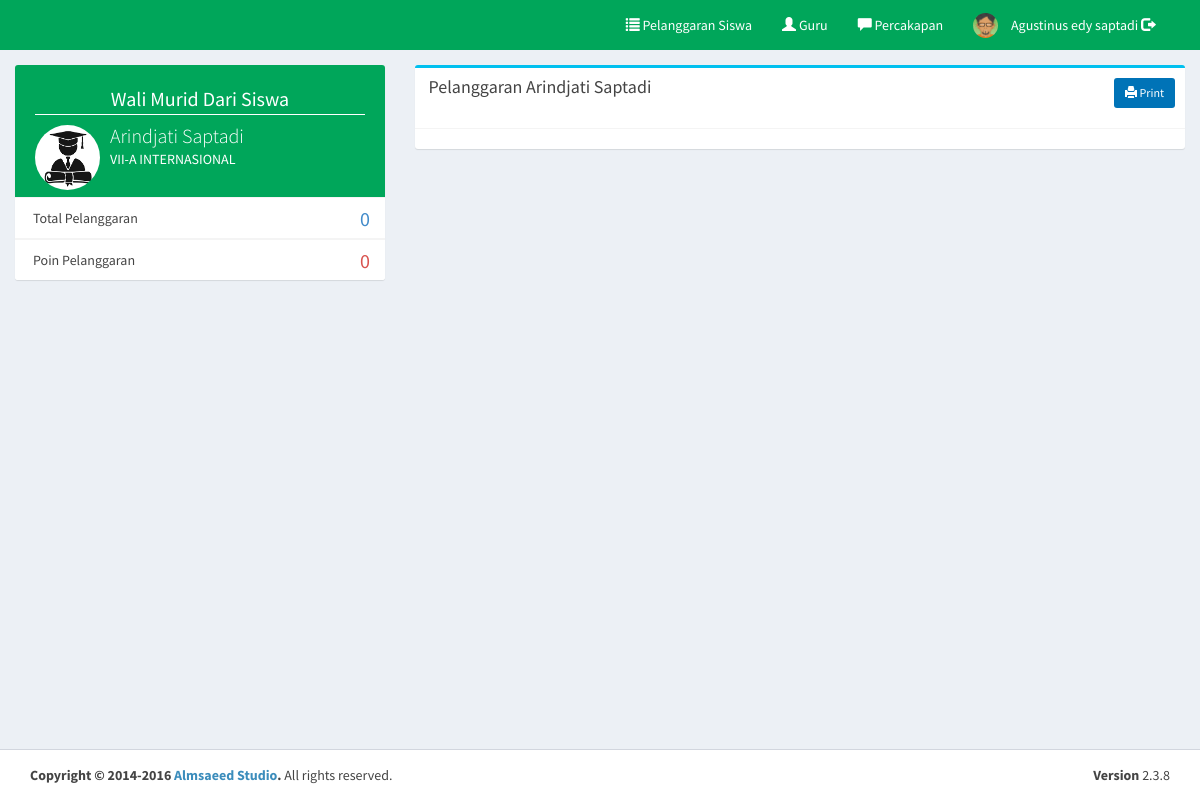
The page /walimurid/main (signed in) on the database its author committed.
### tables this page shows
CREATE TABLE `orangtua` (
  `c_orangtua` varchar(10) NOT NULL,
  `c_siswa` varchar(10) NOT NULL,
  `nama` varchar(50) NOT NULL,
  `username` varchar(30) NOT NULL,
  `password` varchar(30) NOT NULL
);

CREATE TABLE `siswa` (
  `c_siswa` varchar(10) NOT NULL,
  `c_kelas` varchar(10) NOT NULL,
  `nisn` varchar(20) NOT NULL,
  `nama` varchar(100) NOT NULL,
  `jk` varchar(1) NOT NULL,
  `alamat` varchar(150) NOT NULL,
  `tl` date NOT NULL
);

CREATE TABLE `kelas` (
  `c_kelas` varchar(10) NOT NULL,
  `kelas` varchar(60) NOT NULL
);

### php/config.php (called while the page is built, shortened)
<?php
$base='http://localhost/pointsiswa/';
$basewa='http://localhost/pointsiswa/walimurid/';
?>

### walimurid/view/pelanggaran.php (the view, shortened to what this page needs)
<div class="row">
  <div class="col-md-4">
    <div class="box box-widget widget-user-2">
      <div class="widget-user-header bg-green">
        <p class="text-center" style="font-size: 20px;border-bottom: 1px solid #fff;">Wali Murid Dari Siswa</p>
        <div class="widget-user-image">
          <img class="img-circle" src="<?php echo $base; ?>php/img/siswa.png" alt="User Avatar">
        </div>
        <h4 class="widget-user-username" style="font-size: 20px;"><?php echo $siswa['nama']; ?></h4>
        <h5 class="widget-user-desc"><?php echo $kelas['kelas']; ?></h5>
      </div>
      <div class="box-footer no-padding">
        <ul class="nav nav-stacked">
          <li><a>Total Pelanggaran <span style="font-size: 20px;margin-top:-3px;color: #428bca;" class="pull-right"><?php echo $pel; ?></span></a><li>
          <li><a>Poin Pelanggaran <span style="font-size: 20px;margin-top:-3px;color: #d9534f;" class="pull-right"><?php if($totalpel['total']>0){echo $totalpel['total'];}else{echo "0";} ?></span></a></li>
        </ul>
      </div>
    </div>
  </div>
  <div class="col-xs-12 col-md-8 col-lg-8">
    <div class="box box-info">
      <div class="box-header with-border">
        <h3 class="box-title">&nbsp;Pelanggaran <?php echo $siswa['nama'] ?></h3><p class="pull-right"><a target="_blank" class="btn bg-blue btn-sm" href="<?php echo $basewa.'print/printpelsiswa?siswa='.$siswa['c_siswa'].''; ?>"><i class="glyphicon glyphicon-print"></i> Print</a></p>
      </div>
      <div class="box-body">
      </div>
</div>
</div>

### walimurid/main.php (shortened to what this page needs)
<?php require '../php/config.php'; session_start(); if(empty($_SESSION['c_orangtua'])){header('location:../login');} $or=mysqli_fetch_array(mysqli_query($con,"SELECT * FROM orangtua where c_orangtua='$_SESSION[c_orangtua]' ")); $siswa=mysqli_fetch_array(mysqli_query($con,"SELECT * FROM siswa where c_siswa='$or[c_siswa]' ")); $kelas=mysqli_fetch_array(mysqli_query($con,"SELECT * FROM kelas where c_kelas='$siswa[c_kelas]' ")); $pel=mysqli_num_rows(mysqli_query($con,"SELECT * FROM pelanggaran where c_siswa='$or[c_siswa]' ")); $totalpel=mysqli_fetch_array(mysqli_query($con,"SELECT sum(bobot) as total FROM pelanggaran where c_siswa='$or[c_siswa]' ")); ?>
<!DOCTYPE html>
<html>
<head>
  <link rel="stylesheet" href="<?php echo $base; ?>theme/bootstrap/css/bootstrap.min.css">
  <link rel="stylesheet" href="<?php echo $base; ?>theme/dist/css/AdminLTE.min.css">
  <link rel="stylesheet" href="<?php echo $base; ?>theme/dist/css/skins/_all-skins.min.css">
  <link rel="stylesheet" href="<?php echo $base; ?>theme/plugins/datatables/dataTables.bootstrap.css">
</head>
<body class="hold-transition skin-green layout-top-nav fixed">
<div class="wrapper">
  <header class="main-header">
    <nav class="navbar navbar-static-top">
      <div class="container">
        <div class="navbar-custom-menu navbar">
          <ul class="nav navbar-nav navbar-left">
            <li><a href="<?php echo $basewa; ?>"><i class="glyphicon glyphicon-list"></i> Pelanggaran Siswa</a></li>
            <li><a href="<?php echo $basewa; ?>guru"><i class="glyphicon glyphicon-user"></i> Guru</a></li>
            <li><a href="<?php echo $basewa; ?>pesan"><i class="glyphicon glyphicon-comment"></i> Percakapan <span id="pesanbaru"></span></a></li>
            <li class="user user-menu"><a href="<?php echo $base.'php/'.md5('logout'); ?>"><img src="<?php echo $base; ?>php/img/ortu.png" class="user-image" alt="User Image"><span>&nbsp;<?php echo $or['nama']; ?> <i class="glyphicon glyphicon-log-out"></i></span></a></li>
          </ul>
        </div>
      </div>
    </nav>
  </header>
  <div class="content-wrapper">
    <div class="">
      <section class="content">
<?php
  if(empty($_GET['smkakh'])){require 'view/pelanggaran.php';}
?>
      </section>
    </div>
  </div>
  <footer class="main-footer">
    <div class="container">
      <div class="pull-right hidden-xs">
        <b>Version</b> 2.3.8
      </div>
      <strong>Copyright &copy; 2014-2016 <a href="http://almsaeedstudio.com">Almsaeed Studio</a>.</strong> All rights
      reserved.
    </div>
  </footer>
</div>
</body>
</html>

### rows shown on the page
orangtua: nama "Agustinus edy saptadi"
siswa: nama "Arindjati Saptadi"
kelas: kelas "VII-A INTERNASIONAL"

### other values the page prints
$pel "0"
